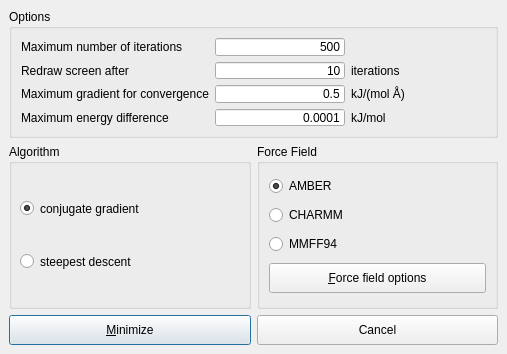
<ui version="4.0" >
 <author></author>
 <comment></comment>
 <exportmacro></exportmacro>
 <class>MinimizationDialogData</class>
 <widget class="QDialog" name="MinimizationDialogData" >
  <property name="geometry" >
   <rect>
    <x>0</x>
    <y>0</y>
    <width>507</width>
    <height>354</height>
   </rect>
  </property>
  <property name="sizePolicy" >
   <sizepolicy>
    <hsizetype>0</hsizetype>
    <vsizetype>0</vsizetype>
    <horstretch>0</horstretch>
    <verstretch>0</verstretch>
   </sizepolicy>
  </property>
  <property name="minimumSize" >
   <size>
    <width>0</width>
    <height>0</height>
   </size>
  </property>
  <property name="maximumSize" >
   <size>
    <width>900</width>
    <height>9090</height>
   </size>
  </property>
  <property name="windowTitle" >
   <string>Energy Minimization</string>
  </property>
  <widget class="QPushButton" name="cancel_button" >
   <property name="geometry" >
    <rect>
     <x>257</x>
     <y>315</y>
     <width>241</width>
     <height>30</height>
    </rect>
   </property>
   <property name="minimumSize" >
    <size>
     <width>0</width>
     <height>30</height>
    </size>
   </property>
   <property name="maximumSize" >
    <size>
     <width>32767</width>
     <height>30</height>
    </size>
   </property>
   <property name="focusPolicy" >
    <enum>Qt::TabFocus</enum>
   </property>
   <property name="toolTip" >
    <string>Close window without energy minimization</string>
   </property>
   <property name="text" >
    <string>Cancel</string>
   </property>
   <property name="shortcut" >
    <string/>
   </property>
   <property name="autoDefault" >
    <bool>true</bool>
   </property>
  </widget>
  <widget class="QPushButton" name="start_button" >
   <property name="geometry" >
    <rect>
     <x>9</x>
     <y>315</y>
     <width>242</width>
     <height>30</height>
    </rect>
   </property>
   <property name="minimumSize" >
    <size>
     <width>0</width>
     <height>30</height>
    </size>
   </property>
   <property name="maximumSize" >
    <size>
     <width>32767</width>
     <height>30</height>
    </size>
   </property>
   <property name="focusPolicy" >
    <enum>Qt::TabFocus</enum>
   </property>
   <property name="toolTip" >
    <string>Start minimization</string>
   </property>
   <property name="text" >
    <string>&amp;Minimize</string>
   </property>
   <property name="shortcut" >
    <string>Alt+M</string>
   </property>
   <property name="autoDefault" >
    <bool>true</bool>
   </property>
   <property name="default" >
    <bool>true</bool>
   </property>
  </widget>
  <widget class="QGroupBox" name="minimization_group" >
   <property name="geometry" >
    <rect>
     <x>9</x>
     <y>144</y>
     <width>242</width>
     <height>165</height>
    </rect>
   </property>
   <property name="title" >
    <string>Algorithm</string>
   </property>
   <widget class="QRadioButton" name="conjugate_button" >
    <property name="geometry" >
     <rect>
      <x>11</x>
      <y>52</y>
      <width>220</width>
      <height>25</height>
     </rect>
    </property>
    <property name="minimumSize" >
     <size>
      <width>130</width>
      <height>0</height>
     </size>
    </property>
    <property name="text" >
     <string>conjugate gradient</string>
    </property>
    <property name="checked" >
     <bool>true</bool>
    </property>
   </widget>
   <widget class="QRadioButton" name="steepest_button" >
    <property name="geometry" >
     <rect>
      <x>11</x>
      <y>105</y>
      <width>220</width>
      <height>25</height>
     </rect>
    </property>
    <property name="minimumSize" >
     <size>
      <width>130</width>
      <height>0</height>
     </size>
    </property>
    <property name="text" >
     <string>steepest descent</string>
    </property>
    <property name="checked" >
     <bool>false</bool>
    </property>
   </widget>
  </widget>
  <widget class="QGroupBox" name="groupBox_2" >
   <property name="geometry" >
    <rect>
     <x>257</x>
     <y>144</y>
     <width>241</width>
     <height>165</height>
    </rect>
   </property>
   <property name="title" >
    <string>Force Field</string>
   </property>
   <layout class="QVBoxLayout" >
    <property name="margin" >
     <number>9</number>
    </property>
    <property name="spacing" >
     <number>6</number>
    </property>
    <item>
     <widget class="QRadioButton" name="useAmberRadioButton" >
      <property name="minimumSize" >
       <size>
        <width>0</width>
        <height>20</height>
       </size>
      </property>
      <property name="text" >
       <string>AMBER</string>
      </property>
      <property name="shortcut" >
       <string/>
      </property>
      <property name="checked" >
       <bool>true</bool>
      </property>
     </widget>
    </item>
    <item>
     <widget class="QRadioButton" name="useCharmmRadioButton" >
      <property name="minimumSize" >
       <size>
        <width>0</width>
        <height>20</height>
       </size>
      </property>
      <property name="text" >
       <string>CHARMM</string>
      </property>
      <property name="shortcut" >
       <string/>
      </property>
     </widget>
    </item>
    <item>
     <widget class="QRadioButton" name="useMMFF94RadioButton" >
      <property name="minimumSize" >
       <size>
        <width>0</width>
        <height>20</height>
       </size>
      </property>
      <property name="text" >
       <string>MMFF94</string>
      </property>
      <property name="shortcut" >
       <string/>
      </property>
     </widget>
    </item>
    <item>
     <widget class="QPushButton" name="advanced_button" >
      <property name="minimumSize" >
       <size>
        <width>170</width>
        <height>30</height>
       </size>
      </property>
      <property name="toolTip" >
       <string>Edit force field options</string>
      </property>
      <property name="text" >
       <string>&amp;Force field options</string>
      </property>
      <property name="shortcut" >
       <string>Alt+F</string>
      </property>
     </widget>
    </item>
   </layout>
  </widget>
  <widget class="QGroupBox" name="groupBox" >
   <property name="geometry" >
    <rect>
     <x>9</x>
     <y>9</y>
     <width>489</width>
     <height>129</height>
    </rect>
   </property>
   <property name="title" >
    <string>Options</string>
   </property>
   <layout class="QGridLayout" >
    <property name="margin" >
     <number>9</number>
    </property>
    <property name="spacing" >
     <number>6</number>
    </property>
    <item row="2" column="2" >
     <widget class="QLabel" name="Label_7" >
      <property name="focusPolicy" >
       <enum>Qt::NoFocus</enum>
      </property>
      <property name="lineWidth" >
       <number>1</number>
      </property>
      <property name="text" >
       <string>kJ/(mol Å)</string>
      </property>
      <property name="textFormat" >
       <enum>Qt::AutoText</enum>
      </property>
      <property name="alignment" >
       <set>Qt::AlignLeading|Qt::AlignLeft|Qt::AlignVCenter</set>
      </property>
     </widget>
    </item>
    <item row="1" column="2" >
     <widget class="QLabel" name="Label_11" >
      <property name="focusPolicy" >
       <enum>Qt::NoFocus</enum>
      </property>
      <property name="lineWidth" >
       <number>1</number>
      </property>
      <property name="text" >
       <string>iterations</string>
      </property>
      <property name="textFormat" >
       <enum>Qt::AutoText</enum>
      </property>
      <property name="alignment" >
       <set>Qt::AlignLeading|Qt::AlignLeft|Qt::AlignVCenter</set>
      </property>
     </widget>
    </item>
    <item row="2" column="0" >
     <widget class="QLabel" name="Label_6" >
      <property name="focusPolicy" >
       <enum>Qt::NoFocus</enum>
      </property>
      <property name="lineWidth" >
       <number>1</number>
      </property>
      <property name="text" >
       <string>Maximum gradient for convergence</string>
      </property>
      <property name="textFormat" >
       <enum>Qt::AutoText</enum>
      </property>
      <property name="alignment" >
       <set>Qt::AlignLeading|Qt::AlignLeft|Qt::AlignVCenter</set>
      </property>
     </widget>
    </item>
    <item row="0" column="0" >
     <widget class="QLabel" name="Label_4" >
      <property name="focusPolicy" >
       <enum>Qt::NoFocus</enum>
      </property>
      <property name="lineWidth" >
       <number>1</number>
      </property>
      <property name="text" >
       <string>Maximum number of iterations</string>
      </property>
      <property name="textFormat" >
       <enum>Qt::AutoText</enum>
      </property>
      <property name="alignment" >
       <set>Qt::AlignLeading|Qt::AlignLeft|Qt::AlignVCenter</set>
      </property>
     </widget>
    </item>
    <item row="3" column="2" >
     <widget class="QLabel" name="Label_13" >
      <property name="focusPolicy" >
       <enum>Qt::NoFocus</enum>
      </property>
      <property name="lineWidth" >
       <number>1</number>
      </property>
      <property name="text" >
       <string>kJ/mol</string>
      </property>
      <property name="textFormat" >
       <enum>Qt::AutoText</enum>
      </property>
      <property name="alignment" >
       <set>Qt::AlignLeading|Qt::AlignLeft|Qt::AlignVCenter</set>
      </property>
     </widget>
    </item>
    <item row="1" column="1" >
     <widget class="QLineEdit" name="refresh_iterations_lineedit" >
      <property name="sizePolicy" >
       <sizepolicy>
        <hsizetype>0</hsizetype>
        <vsizetype>0</vsizetype>
        <horstretch>0</horstretch>
        <verstretch>0</verstretch>
       </sizepolicy>
      </property>
      <property name="minimumSize" >
       <size>
        <width>130</width>
        <height>0</height>
       </size>
      </property>
      <property name="maximumSize" >
       <size>
        <width>130</width>
        <height>32767</height>
       </size>
      </property>
      <property name="focusPolicy" >
       <enum>Qt::StrongFocus</enum>
      </property>
      <property name="toolTip" >
       <string>Number of iterations made for energy minimization</string>
      </property>
      <property name="text" >
       <string>10</string>
      </property>
      <property name="maxLength" >
       <number>7</number>
      </property>
      <property name="frame" >
       <bool>true</bool>
      </property>
      <property name="echoMode" >
       <enum>QLineEdit::Normal</enum>
      </property>
      <property name="alignment" >
       <set>Qt::AlignRight</set>
      </property>
     </widget>
    </item>
    <item row="3" column="1" >
     <widget class="QLineEdit" name="energy_difference_lineedit" >
      <property name="minimumSize" >
       <size>
        <width>130</width>
        <height>0</height>
       </size>
      </property>
      <property name="maximumSize" >
       <size>
        <width>130</width>
        <height>32767</height>
       </size>
      </property>
      <property name="focusPolicy" >
       <enum>Qt::StrongFocus</enum>
      </property>
      <property name="text" >
       <string>0.0001</string>
      </property>
      <property name="maxLength" >
       <number>32767</number>
      </property>
      <property name="frame" >
       <bool>true</bool>
      </property>
      <property name="echoMode" >
       <enum>QLineEdit::Normal</enum>
      </property>
      <property name="alignment" >
       <set>Qt::AlignRight</set>
      </property>
     </widget>
    </item>
    <item row="2" column="1" >
     <widget class="QLineEdit" name="max_grad_lineedit" >
      <property name="minimumSize" >
       <size>
        <width>130</width>
        <height>0</height>
       </size>
      </property>
      <property name="maximumSize" >
       <size>
        <width>130</width>
        <height>32767</height>
       </size>
      </property>
      <property name="focusPolicy" >
       <enum>Qt::StrongFocus</enum>
      </property>
      <property name="text" >
       <string>0.5</string>
      </property>
      <property name="maxLength" >
       <number>12</number>
      </property>
      <property name="frame" >
       <bool>true</bool>
      </property>
      <property name="echoMode" >
       <enum>QLineEdit::Normal</enum>
      </property>
      <property name="alignment" >
       <set>Qt::AlignRight</set>
      </property>
     </widget>
    </item>
    <item row="3" column="0" >
     <widget class="QLabel" name="Label_12" >
      <property name="focusPolicy" >
       <enum>Qt::NoFocus</enum>
      </property>
      <property name="lineWidth" >
       <number>1</number>
      </property>
      <property name="text" >
       <string>Maximum energy difference</string>
      </property>
      <property name="textFormat" >
       <enum>Qt::AutoText</enum>
      </property>
      <property name="alignment" >
       <set>Qt::AlignLeading|Qt::AlignLeft|Qt::AlignVCenter</set>
      </property>
     </widget>
    </item>
    <item row="0" column="1" >
     <widget class="QLineEdit" name="max_iterations_lineedit" >
      <property name="sizePolicy" >
       <sizepolicy>
        <hsizetype>0</hsizetype>
        <vsizetype>0</vsizetype>
        <horstretch>0</horstretch>
        <verstretch>0</verstretch>
       </sizepolicy>
      </property>
      <property name="minimumSize" >
       <size>
        <width>130</width>
        <height>0</height>
       </size>
      </property>
      <property name="focusPolicy" >
       <enum>Qt::StrongFocus</enum>
      </property>
      <property name="text" >
       <string>500</string>
      </property>
      <property name="maxLength" >
       <number>7</number>
      </property>
      <property name="frame" >
       <bool>true</bool>
      </property>
      <property name="echoMode" >
       <enum>QLineEdit::Normal</enum>
      </property>
      <property name="alignment" >
       <set>Qt::AlignRight</set>
      </property>
     </widget>
    </item>
    <item row="1" column="0" >
     <widget class="QLabel" name="Label_5" >
      <property name="focusPolicy" >
       <enum>Qt::NoFocus</enum>
      </property>
      <property name="lineWidth" >
       <number>1</number>
      </property>
      <property name="text" >
       <string>Redraw screen after</string>
      </property>
      <property name="textFormat" >
       <enum>Qt::AutoText</enum>
      </property>
      <property name="alignment" >
       <set>Qt::AlignLeading|Qt::AlignLeft|Qt::AlignVCenter</set>
      </property>
     </widget>
    </item>
   </layout>
  </widget>
 </widget>
 <layoutdefault spacing="6" margin="11" />
 <pixmapfunction>qPixmapFromMimeSource</pixmapfunction>
 <tabstops>
  <tabstop>start_button</tabstop>
  <tabstop>cancel_button</tabstop>
 </tabstops>
 <includes>
  <include location="global" >BALL/COMMON/global.h</include>
 </includes>
 <resources/>
 <connections/>
</ui>
